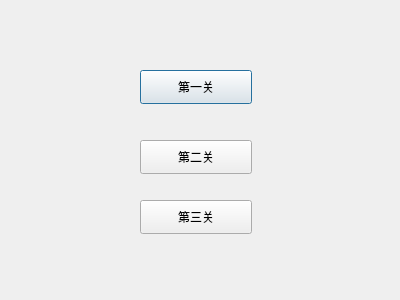
<?xml version="1.0" encoding="UTF-8"?>
<ui version="4.0">
 <class>Level</class>
 <widget class="QDialog" name="Level">
  <property name="geometry">
   <rect>
    <x>0</x>
    <y>0</y>
    <width>400</width>
    <height>300</height>
   </rect>
  </property>
  <property name="windowTitle">
   <string>Dialog</string>
  </property>
  <widget class="QPushButton" name="pushButton">
   <property name="geometry">
    <rect>
     <x>140</x>
     <y>70</y>
     <width>112</width>
     <height>34</height>
    </rect>
   </property>
   <property name="text">
    <string>第一关</string>
   </property>
  </widget>
  <widget class="QPushButton" name="pushButton_2">
   <property name="geometry">
    <rect>
     <x>140</x>
     <y>140</y>
     <width>112</width>
     <height>34</height>
    </rect>
   </property>
   <property name="text">
    <string>第二关</string>
   </property>
  </widget>
  <widget class="QPushButton" name="pushButton_3">
   <property name="geometry">
    <rect>
     <x>140</x>
     <y>200</y>
     <width>112</width>
     <height>34</height>
    </rect>
   </property>
   <property name="text">
    <string>第三关</string>
   </property>
  </widget>
 </widget>
 <resources/>
 <connections/>
</ui>
